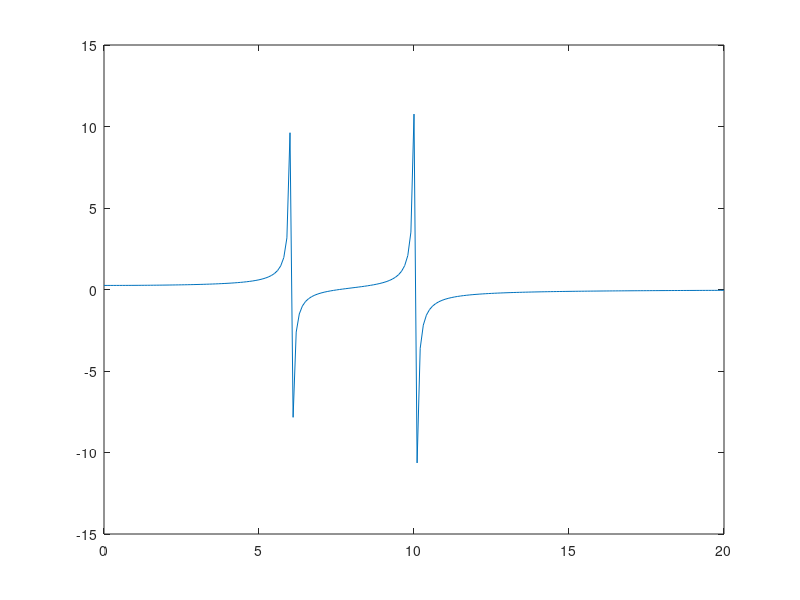

Write the MATLAB code that produced this figure.
clc,clear,close all
m1=2;
k1=128;
m2=0.55;
k2=31.726;
mu=m2./m1;
f1=32;
g=0:0.1:20;
xzeros=zeros(1,201);
for k=1:201
    w=g(k) ;
    f=[f1;0];
    z=[k1+k2-w.^2.*m1 -k2; -k2 k2-w.^2.*m2];
    x1=inv(z)*f;
    xzeros(k)=x1(1,1);
end
plot(g,xzeros)

